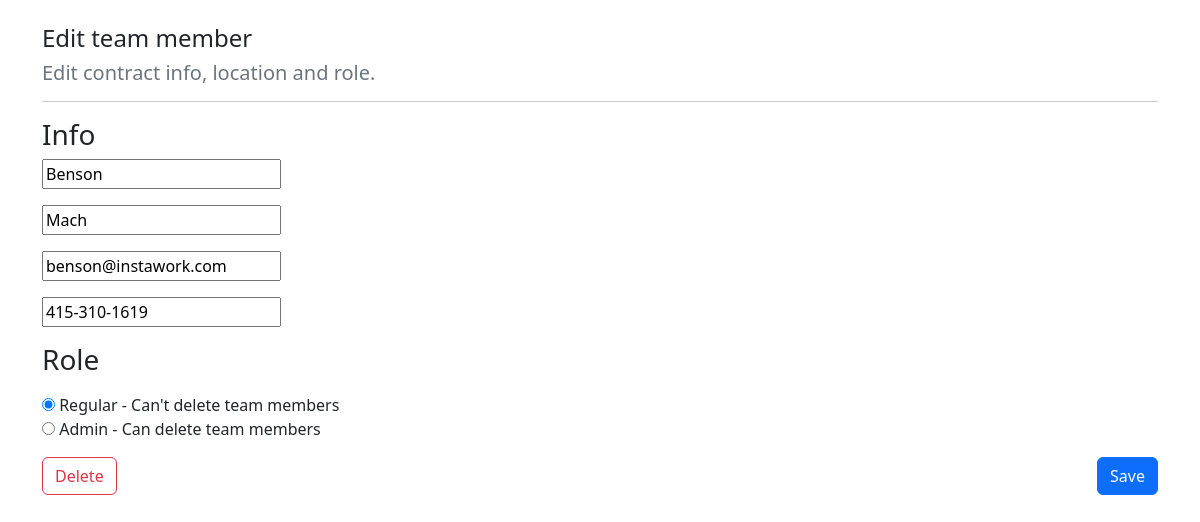
Page /team_member/9/edit on the committed database.
### team_member/models.py (models this page shows, shortened)
class TeamMember(models.Model):
    first_name = models.CharField(max_length=20)
    last_name = models.CharField(max_length=30)
    phone_number = models.CharField(max_length=20)
    email = models.EmailField(max_length=50)
    status = models.BooleanField(default=False, choices=role_status)

### team_member/views.py (the view)
# urls.py: path('<int:member_id>/edit', views.edit, name='edit'),
def edit(request, member_id):
    member = get_object_or_404(TeamMember, id=member_id)
    if request.method == 'POST':
        team_member_form = TeamMemberForm(request.POST, instance=member)
        if team_member_form.is_valid():
            team_member_form.save()
            return HttpResponseRedirect(reverse('team_member:index'))
        else:
            return render(request, 'team_member/edit.html', {'form': team_member_form})
    else:
        team_member_form = TeamMemberForm(instance=member)
        return render(request, 'team_member/edit.html', {'form': team_member_form, 'member_id': member_id})

### team_member/form.py
class TeamMemberForm(forms.ModelForm):
    class Meta:
        model = TeamMember
        fields = ["first_name", "last_name", "phone_number", "email", "status"]
        labels = {"status": ""}
        widgets = {
            "first_name": forms.TextInput(attrs={'placeholder': 'Enter first name here'}),
            "last_name": forms.TextInput(attrs={'placeholder': 'Enter last name here'}),
            "phone_number": forms.TextInput(attrs={'placeholder': 'Enter phone number here'}),
            "email": forms.TextInput(attrs={'placeholder': 'Enter email here'}),
            "status": forms.RadioSelect,
        }

### team_member/templates/team_member/edit.html (shortened to what this page needs)
{% extends 'team_member/base.html' %}
{% block content %}
{% load static %}
<link rel="stylesheet" type="text/css" href="{% static 'team_member/style.css' %}">
<h4>Edit team member</h4>
<h5 class="text-muted">Edit contract info, location and role.</h5>
<hr>
<form action="" method="post">
    <h3>Info</h3>
    <div class="mb-3">
        <p>{{ form.first_name }}</p>
        <p>{{ form.last_name }}</p>
        <p>{{ form.email }}</p>
        <p>{{ form.phone_number }}</p>
    </div>
    <h3>Role</h3>
    <p>{{ form.status}}</p>
    <input type="submit" class="btn btn-primary float-end" value="Save">
</form>
<form action="{% url 'team_member:delete' member_id %}" method="post">
    <input type="submit" class="btn btn-outline-danger" value="Delete">
</form>
{% endblock %}

### rows in the picture
TeamMember: first_name "Benson", last_name "Mach", email "benson@instawork.com", phone_number "415-310-1619", status "☑ Regular - Can't delete team me ☐ Admin - Can delete team member"
